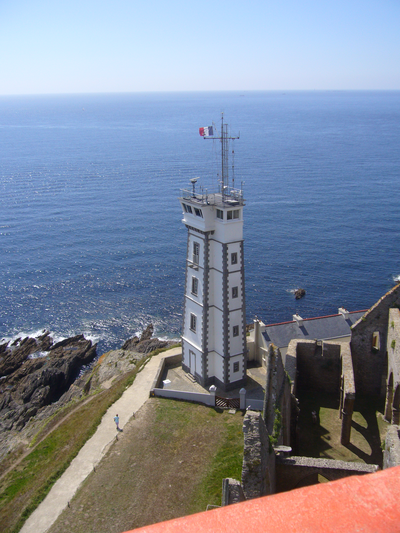
#> input picture TakePic/102202.png, 400 x 533 px
$ python integral_image.py
#> lines starting #> are read from the running program, lines starting #| are printed output that depends on the picture
import cv2

# read image
im = cv2.imread('102202.png')
#> im is the input picture: shape (533, 400, 3); mean B, G, R 152.2, 134.9, 126.2
gray = cv2.cvtColor(im,cv2.COLOR_BGR2GRAY)
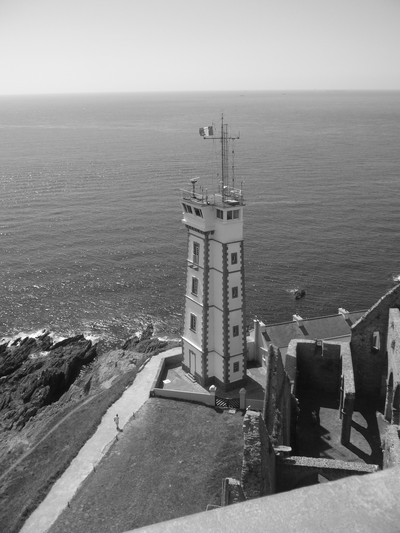
#> gray: shape (533, 400); min 9, max 255, mean 134.3

# compute integral image
intim = cv2.integral(gray)
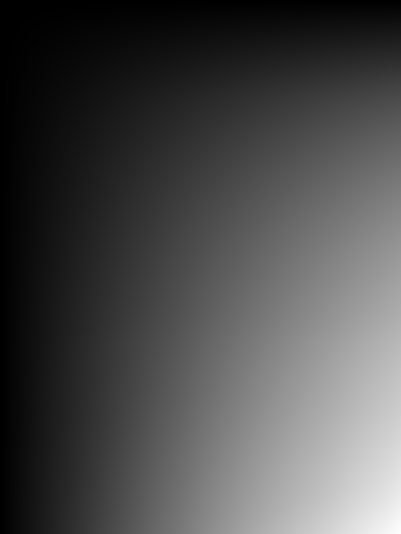
#> intim: shape (534, 401) int32; min 0, max 28627836, mean 8526246.3; drawn with min black and max white

# normalize and save
intim = (255.0*intim) / intim.max()
cv2.imshow('result.jpg',intim)
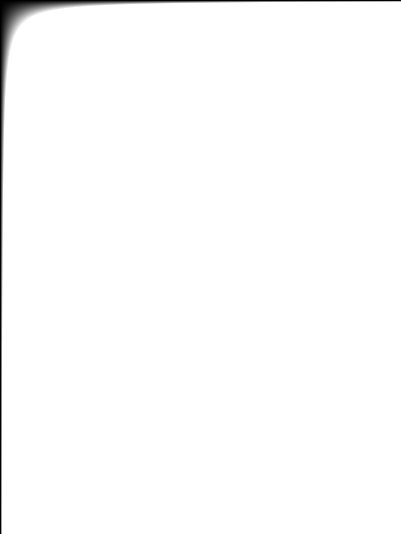
#> window 'result.jpg': shape (534, 401); min 0, max 255, mean 252
cv2.waitKey()
#cv2.imwrite('result.jpg',intim)
